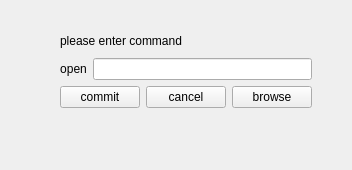
<?xml version="1.0" encoding="UTF-8"?>
<ui version="4.0">
 <class>Widget</class>
 <widget class="QWidget" name="Widget">
  <property name="geometry">
   <rect>
    <x>0</x>
    <y>0</y>
    <width>352</width>
    <height>170</height>
   </rect>
  </property>
  <property name="windowTitle">
   <string>Widget</string>
  </property>
  <widget class="QWidget" name="layoutWidget">
   <property name="geometry">
    <rect>
     <x>60</x>
     <y>30</y>
     <width>252</width>
     <height>78</height>
    </rect>
   </property>
   <layout class="QVBoxLayout" name="verticalLayout">
    <item>
     <widget class="QLabel" name="titleLabel">
      <property name="text">
       <string>please enter command</string>
      </property>
     </widget>
    </item>
    <item>
     <layout class="QHBoxLayout" name="horizontalLayout_2">
      <item>
       <widget class="QLabel" name="openLable">
        <property name="text">
         <string>&lt;html&gt;&lt;head/&gt;&lt;body&gt;&lt;p align=&quot;center&quot;&gt;open&lt;/p&gt;&lt;/body&gt;&lt;/html&gt;</string>
        </property>
       </widget>
      </item>
      <item>
       <widget class="QLineEdit" name="commandLineEdit"/>
      </item>
     </layout>
    </item>
    <item>
     <layout class="QHBoxLayout" name="horizontalLayout">
      <item>
       <widget class="QPushButton" name="commitButton">
        <property name="text">
         <string>commit</string>
        </property>
       </widget>
      </item>
      <item>
       <widget class="QPushButton" name="cancelButton">
        <property name="text">
         <string>cancel</string>
        </property>
       </widget>
      </item>
      <item>
       <widget class="QPushButton" name="browseButton">
        <property name="text">
         <string>browse</string>
        </property>
       </widget>
      </item>
     </layout>
    </item>
   </layout>
  </widget>
 </widget>
 <resources/>
 <connections/>
</ui>
